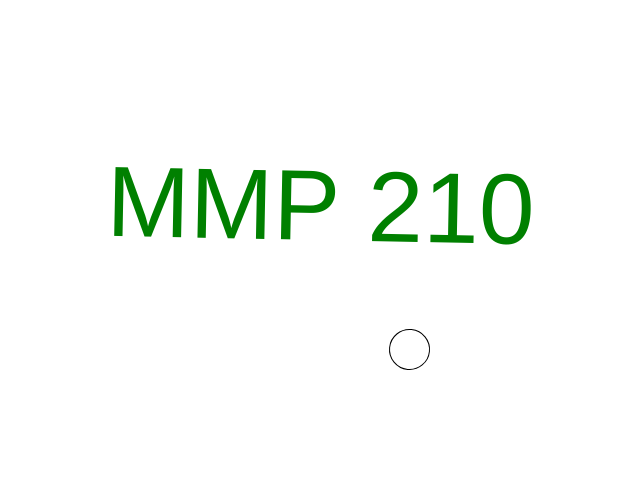
Frame 1 (no input)
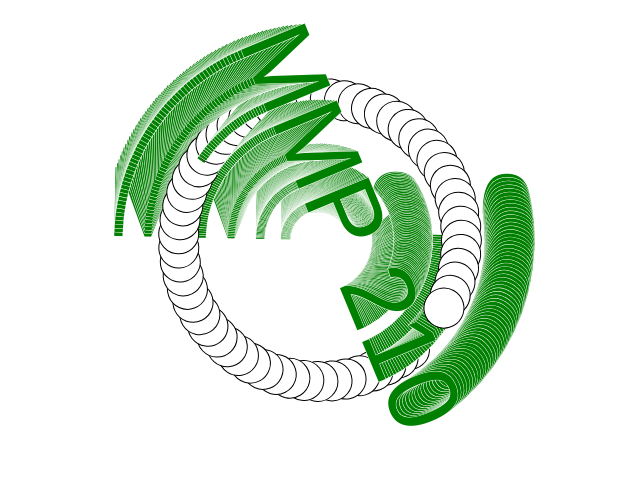
Frame 60 (no input)
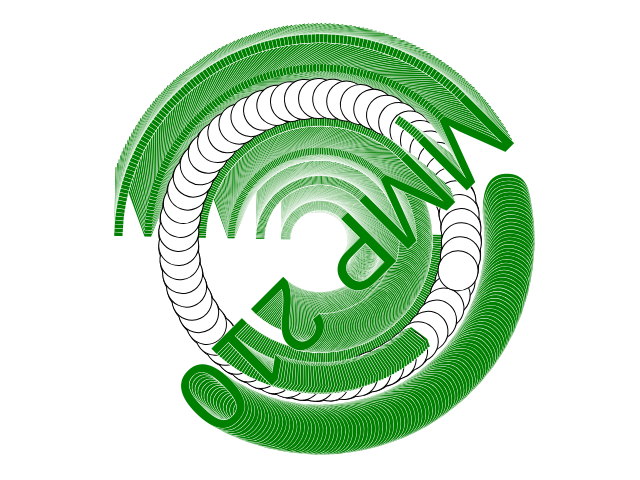
Frame 120 (the mouse pressed at the canvas centre since frame 60)

The p5.js sketch that drew these frames (run headless with seeded random() and noise() and a simulated clock; from frame 60 on, the mouse is pressed at the canvas centre):

// p5.js sketch
// ── sketch.js
function setup() {
	createCanvas(640, 480);
	background("white");
}
function draw(){
    /*background("white");*/
    push();
    translate(width/2, height/2);
    rotate(frameCount/10);
    
    ellipse(100, 100, 40, 40);
    pop();
    
    push();
    translate(frameCount/2, 0);
    //rect(100, 200, 40,40);
    pop();
    
    push();
    translate(width/2, height/2);
    scale(frameCount/4 , frameCount/4);
    noFill();
    //ellipse(0, 0, 20, 20);
    pop();
    
    push();
    textSize(100);
    translate(width/2, height/2);
    textAlign(CENTER);
    fill("green");
    stroke("white");
    rotate(frameCount/5 * PI/32);
    text("MMP 210", 0, 0);
    pop();
    
}
// ── text.js
function setup() {
	createCanvas(640, 480);
	background("white");

    var y = 0;
    var lineHeight = 50;
    
    var str1 = "Hello world";
    var str2 = "你好，世界";
    var str3 = "Strings can also include numbers like 100, punctuation like !~+:) and special characters like π or © or ∆";
    
    textSize(40);
    textStyle(BOLD);
    
    fill("blue");
    strokeWeight(4);
    stroke("red");
    y += lineHeight;
    text(str1, 20, y);
    y += lineHeight;
    text(str2, 20, y);
    
    textSize(30);
    textStyle(ITALIC);
    textFont("monaco");
    textLeading(30);
    textAlign(RIGHT, CENTER);
    y += lineHeight;
    text(str3, 20, y, 500, 300);
    
    console.log(str1.length);
    console.log(str1.charAt(0));
    console.log(str1.charAt(str1.length - 1));
    console.log(str1[0]);
    console.log(str1[str1.length - 1]);
    console.log(str1.replace("world", ""));
    
}
